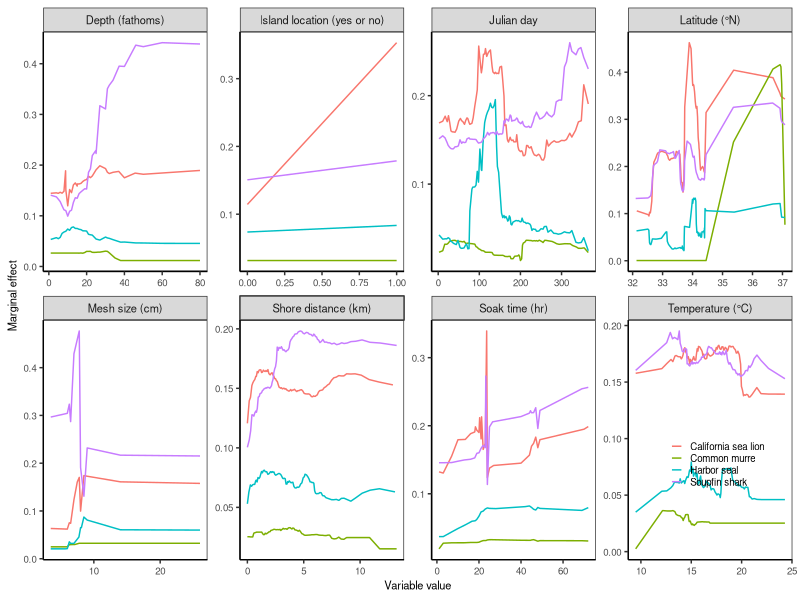

R code for this plot: (Note: this script raises an error after producing the figure.)

# Clear workspace
rm(list = ls())

# Setup
################################################################################

# Packages
library(tidyverse)

# Directories
plotdir <- "figures"


# Read data
################################################################################

data <- read.csv("model_result/marginal_effects.csv")


# Plot data
################################################################################

# Theme
base_theme <-  theme(axis.text=element_text(size=7),
                     axis.title=element_text(size=8),
                     legend.text=element_text(size=7),
                     legend.title=element_text(size=8),
                     strip.text=element_text(size=8),
                     # Gridlines
                     panel.grid.major = element_blank(), 
                     panel.grid.minor = element_blank(),
                     panel.background = element_blank(), 
                     axis.line = element_line(colour = "black"),
                     # Legend
                     legend.background = element_rect(fill=alpha('blue', 0)))

# Plot
g <- ggplot(data, aes(x=value, y=prob, color=species)) +
  facet_wrap(~variable, ncol=4, scales="free") +
  geom_line() +
  # Labels
  labs(x="Variable value", y="Marginal effect") +
  # Legend
  scale_color_discrete(name="") +
  # Theme
  theme_bw() + base_theme +
  theme(legend.key.size=unit(0.3, "cm"),
        legend.position = c(0.9, 0.2))
g

# Export
ggsave(g, filename=file.path(plotdir, "Fig6_marginal_effects.png"), 
       width=6.5, height=3.75, units="in", dpi=600)
